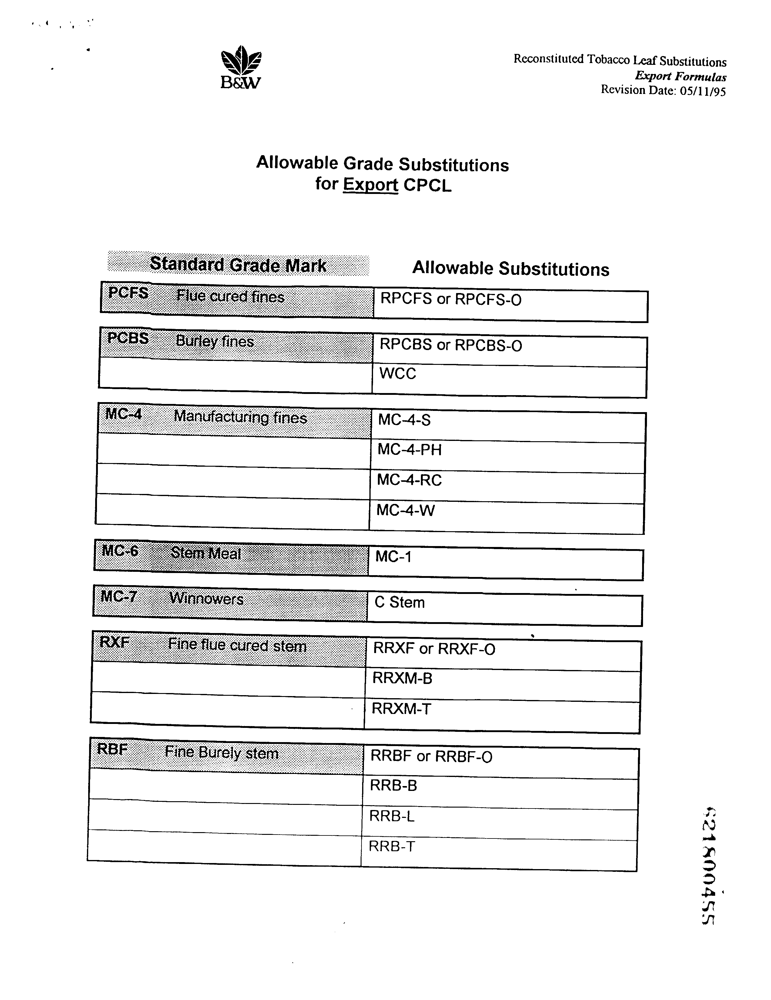
#> input picture data/processed/original/0001118259.png, 771 x 1000 px; its folder holds only this picture in this run
$ python threshold_calibrator.py   (older library calls are emulated)
#> lines starting #> are read from the running program, lines starting #| are printed output that depends on the picture
### quality_analyzer.py
"""
===========================================================
VisionRestore AI
Phase 2 : Image Quality Analyzer
Part 1 : Image Quality Metrics
===========================================================
"""

from pathlib import Path
import cv2
import numpy as np
import matplotlib.pyplot as plt


# ==========================================================
# LOAD IMAGE
# ==========================================================

def load_image(image_path):
    """
    Load image from disk and return RGB image.
    """

    image = cv2.imread(str(image_path))
#> image is the input picture: shape (1000, 771, 3); min 0, max 255, mean 238.6

    if image is None:
        raise FileNotFoundError(
            f"Unable to load image : {image_path}"
        )

    image = cv2.cvtColor(
        image,
        cv2.COLOR_BGR2RGB
    )

    return image


# ==========================================================
# BLUR SCORE
# ==========================================================

def compute_blur(image):
    """
    Variance of Laplacian.

    Lower value -> More blurry.
    Higher value -> Sharper.
    """

    gray = cv2.cvtColor(
        image,
        cv2.COLOR_RGB2GRAY
    )

    score = cv2.Laplacian(
        gray,
        cv2.CV_64F
    ).var()
#> score = 9314.7

    return round(score, 2)


# ==========================================================
# NOISE ESTIMATION
# ==========================================================

def compute_noise(image):
    """
    Estimate noise using high-frequency residual.

    Higher value -> More noisy.
    """

    gray = cv2.cvtColor(
        image,
        cv2.COLOR_RGB2GRAY)

    blur = cv2.GaussianBlur(
        gray,
        (3, 3),
        0
    )

    residual = gray.astype(np.float32) - blur.astype(np.float32)
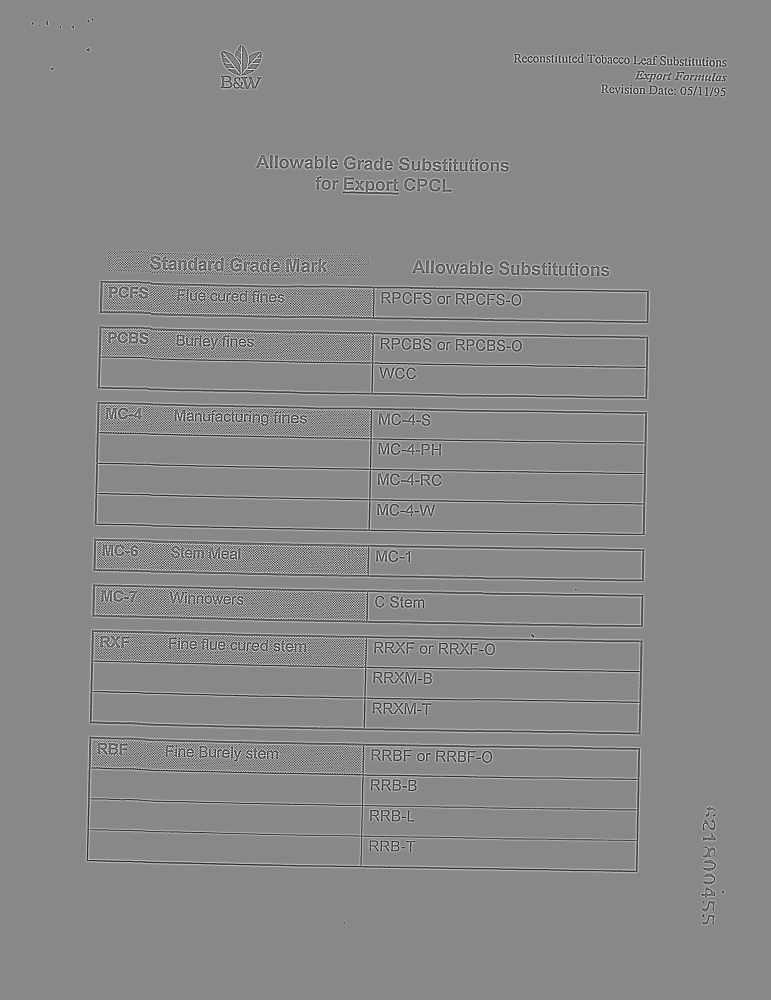
#> residual: shape (1000, 771) float32; min -145, max 125, mean 0; drawn with min black and max white

    score = np.std(residual)
#> score = 18.91

    return round(float(score), 2)


# ==========================================================
# BRIGHTNESS
# ==========================================================

def compute_brightness(image):
    """
    Average brightness.

    Range : 0 - 255
    """

    gray = cv2.cvtColor(
        image,
        cv2.COLOR_RGB2GRAY
    )

    score = np.mean(gray)
#> score = 238.6

    return round(float(score), 2)


# ==========================================================
# CONTRAST
# ==========================================================

def compute_contrast(image):
    """
    Standard deviation of grayscale intensity.
    """

    gray = cv2.cvtColor(
        image,
        cv2.COLOR_RGB2GRAY
    )

    score = np.std(gray)
#> score = 50.66

    return round(float(score), 2)


# ==========================================================
# ENTROPY
# ==========================================================

def compute_entropy(image):
    """
    Shannon Entropy.

    Higher value -> More information.
    """

    gray = cv2.cvtColor(
        image,
        cv2.COLOR_RGB2GRAY
    )

    histogram = cv2.calcHist(
        [gray],
        [0],
        None,
        [256],
        [0, 256]
    )
#> histogram = 256 values, max 657687 at index 255, min 124 at index 72, mean 3011.7

    histogram = histogram.ravel()

    probability = histogram / histogram.sum()
#> probability = 256 values, max 0.853 at index 255, min 0.000161 at index 72, mean 0.00391

    probability = probability[
        probability > 0
    ]

    entropy = -np.sum(
        probability * np.log2(probability)
    )
#> entropy = 1.71

    return round(float(entropy), 2)


# ==========================================================
# RESOLUTION
# ==========================================================

def compute_resolution(image):
    """
    Return image dimensions.
    """

    h, w = image.shape[:2]
#> h = 1000; w = 771

    return f"{w} x {h}"


# ==========================================================
# ANALYZE IMAGE
# ==========================================================

def analyze_image(image):

    report = {

        "Blur Score":
            compute_blur(image),

        "Noise Score":
            compute_noise(image),

        "Brightness":
            compute_brightness(image),

        "Contrast":
            compute_contrast(image),

        "Entropy":
            compute_entropy(image),

        "Resolution":
            compute_resolution(image)

    }
#> report = {'Blur Score': 9314.8, 'Noise Score': 18.91, 'Brightness': 238.6, 'Contrast': 50.66, 'Entropy': 1.71, 'Resolution': '771 x 1000'}

    return report
# ==========================================================
# CLASSIFICATION FUNCTIONS
# ==========================================================

# [526 lines left out: functions classify_blur, classify_noise, classify_brightness, classify_contrast, classify_entropy, classify_resolution and 9 more, not called in this run]


# [3 lines that do not run on import are left out]

### threshold_calibrator.py
"""
===========================================================
VisionRestore AI
Phase 2.5 : Threshold Calibration
===========================================================

This script analyzes every processed image and computes
quality metric distributions for threshold calibration.
"""

from pathlib import Path
import pandas as pd
import matplotlib.pyplot as plt

# Import functions from quality_analyzer.py
from quality_analyzer import (
    load_image,
    analyze_image
)

# ==========================================================
# CONFIGURATION
# ==========================================================

DATASET_ROOT = Path(r"D:/PLACEMENT/HYPERVERGE/PIXEL_RESTORE/data/processed")

OUTPUT_DIR = Path("reports")

OUTPUT_DIR.mkdir(exist_ok=True)


# ==========================================================
# ANALYZE DATASET
# ==========================================================

def analyze_dataset():

    rows = []

    folders = [
        "original",
        "gaussian_blur",
        "motion_blur",
        "gaussian_noise",
        "salt_pepper",
        "low_light",
        "jpeg",
        "combined"
    ]

    for folder in folders:

        folder_path = DATASET_ROOT / folder

        print(f"\nAnalyzing {folder} ...")

        for image_path in folder_path.glob("*"):

            image = load_image(image_path)

            report = analyze_image(image)

            rows.append({

                "folder": folder,

                "image": image_path.name,

                "blur": report["Blur Score"],

                "noise": report["Noise Score"],

                "brightness": report["Brightness"],

                "contrast": report["Contrast"],

                "entropy": report["Entropy"]

            })

    return pd.DataFrame(rows)


# ==========================================================
# PRINT STATISTICS
# ==========================================================

def print_statistics(df):

    metrics = [
        "blur",
        "noise",
        "brightness",
        "contrast",
        "entropy"
    ]

    print("\n")
    print("=" * 70)
    print("QUALITY METRIC STATISTICS")
    print("=" * 70)

    for folder in df["folder"].unique():

        print(f"\n{folder.upper()}")

        subset = df[df["folder"] == folder]

        for metric in metrics:

            print(
                f"{metric:12s} | "
                f"Mean={subset[metric].mean():8.2f} "
                f"Std={subset[metric].std():8.2f} "
                f"Min={subset[metric].min():8.2f} "
                f"Max={subset[metric].max():8.2f}"
            )


# ==========================================================
# SAVE CSV
# ==========================================================

def save_csv(df):

    output = OUTPUT_DIR / "quality_metrics.csv"

    df.to_csv(output, index=False)

    print(f"\n[OK] CSV saved to: {output}")


# ==========================================================
# HISTOGRAMS
# ==========================================================

def plot_histograms(df):

    metrics = [
        "blur",
        "noise",
        "brightness",
        "contrast",
        "entropy"
    ]

    for metric in metrics:

        plt.figure(figsize=(8,5))

        for folder in df["folder"].unique():

            subset = df[df["folder"] == folder]

            plt.hist(
                subset[metric],
                bins=25,
                alpha=0.5,
                label=folder
            )

        plt.title(metric.upper())

        plt.xlabel(metric)

        plt.ylabel("Frequency")

        plt.legend()

        plt.tight_layout()

        plt.savefig(
            OUTPUT_DIR / f"{metric}_histogram.png",
            dpi=300
        )

        plt.show()
#> this loop made 5 passes
#> pass 1, in plot_histograms, `plt.savefig( OUTPUT_DIR / f"{metric}_histogram.png", dpi=300 )`:
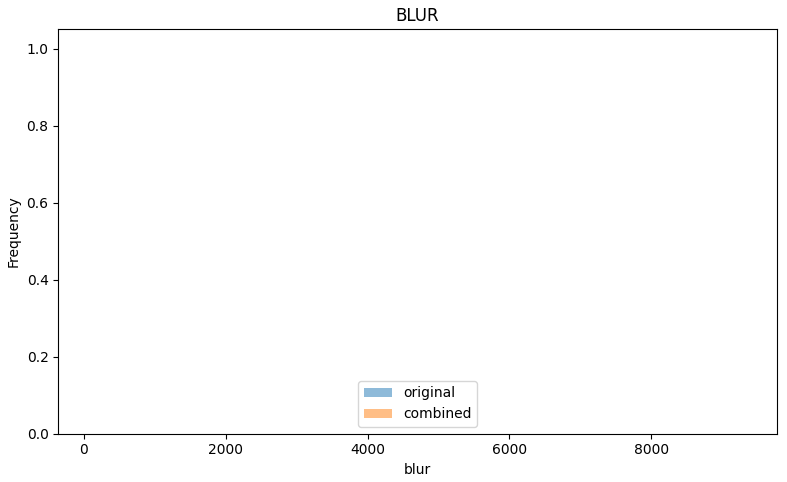
#> figure drawn by matplotlib, 1 panel; tallest bar 1 high, from x = 9314.7 to 9314.8; tallest bar 1 high, from x = 99.54 to 99.58
#> pass 2, in plot_histograms, `plt.savefig( OUTPUT_DIR / f"{metric}_histogram.png", dpi=300 )`:
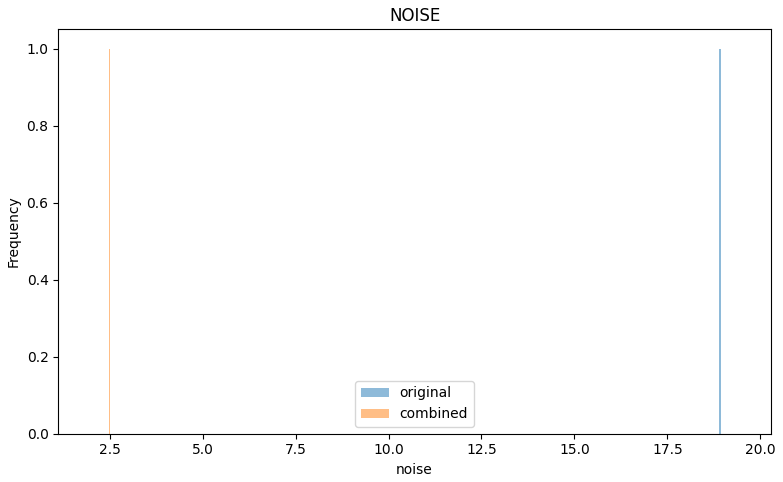
#> figure drawn by matplotlib, 1 panel; tallest bar 1 high, from x = 18.89 to 18.93; tallest bar 1 high, from x = 2.47 to 2.51


# ==========================================================
# RECOMMEND THRESHOLDS
# ==========================================================

def recommend_thresholds(df):

    print("\n")
    print("=" * 70)
    print("SUGGESTED THRESHOLDS")
    print("=" * 70)

    original = df[df["folder"] == "original"]

    print("\nBlur")
    print(
        f"Suggested threshold ≈ "
        f"{original['blur'].mean() - original['blur'].std():.2f}"
    )

    print("\nNoise")
    print(
        f"Suggested threshold ≈ "
        f"{original['noise'].mean() + original['noise'].std():.2f}"
    )

    print("\nBrightness")
    print(
        f"Dark threshold ≈ "
        f"{original['brightness'].mean() - original['brightness'].std():.2f}"
    )

    print("\nContrast")
    print(
        f"Low contrast threshold ≈ "
        f"{original['contrast'].mean() - original['contrast'].std():.2f}"
    )


# ==========================================================
# MAIN
# ==========================================================

def main():

    df = analyze_dataset()

    save_csv(df)

    print_statistics(df)

    recommend_thresholds(df)

    plot_histograms(df)


if __name__ == "__main__":

    main()
